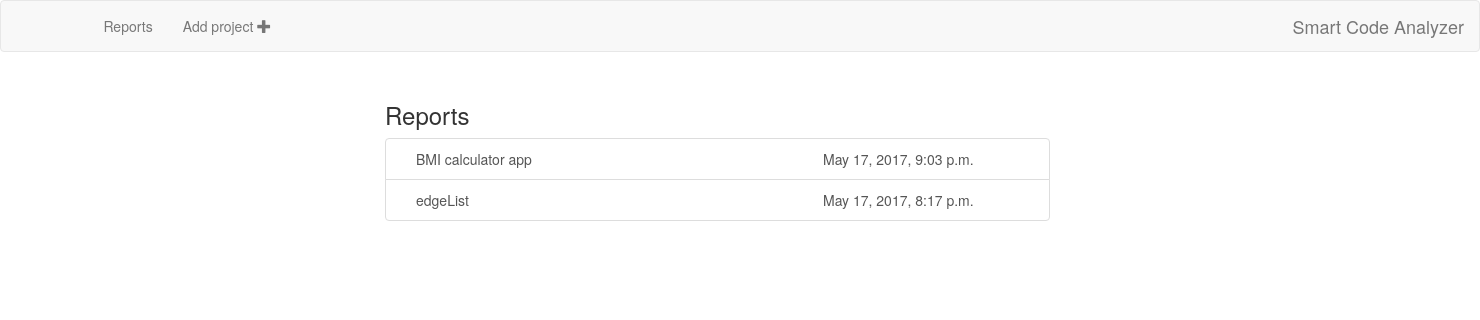
Before: /analyzer/ with the older database file.
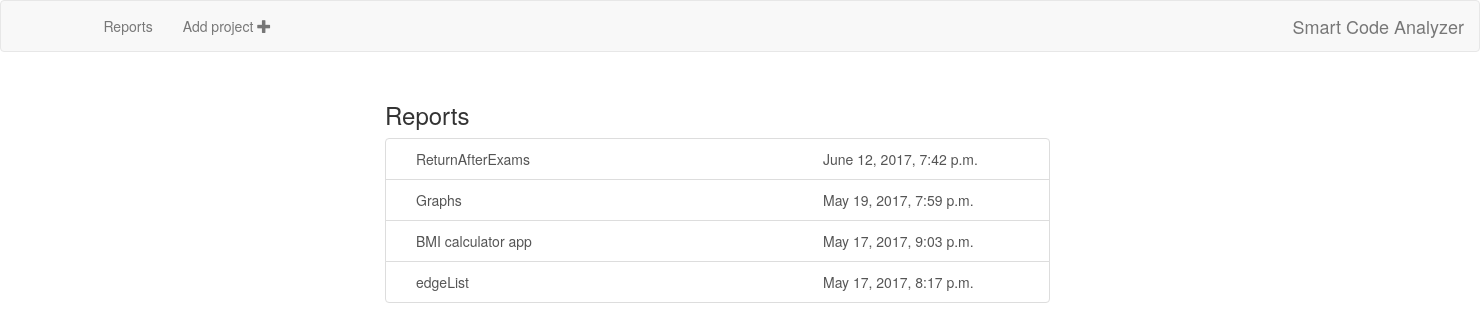
After: the same page with the newer database file.
### analyzer/models.py (models this page shows, shortened)
class Report(models.Model):
    name = models.CharField(max_length=200)
    date = models.DateTimeField(default=timezone.now)
    file = models.FileField(upload_to='reports/')

### analyzer/views.py (the view)
def reports(request):
    reports_list = Report.objects.order_by('-date')
    context = {'reports_list': reports_list}
    return render(request, 'analyzer/reports.html', context)

### templates/analyzer/reports.html
{% extends 'analyzer/base.html' %}
{% block content %}
<div class="container" id="reports">
    <h3>Reports</h3>
    {% if reports_list %}
    <div class="list-group">
        {% for report in reports_list %}
        <a href="{{ report.file }}" target="_blank" class="list-group-item col-sm-7"><span class="col-sm-8">{{ report.name }}</span><span>{{ report.date }}</span></a>
        {% endfor %}
    </div>
    {% else %}
        <p>There are no reports.</p>
        <a href="{% url 'analyzer:upload' %}" >Add some project</a>
    {% endif %}
</div>
{% endblock %}

### templates/analyzer/base.html (shortened to what this page needs)
<!DOCTYPE html>
<html lang="en">
<head>
    {% load staticfiles %}
    <link rel="stylesheet" href="https://maxcdn.bootstrapcdn.com/bootstrap/3.3.7/css/bootstrap.min.css">
    <link rel="stylesheet" type="text/css" href="{% static 'analyzer/style.css' %}"/>
</head>
<body>
    <nav class="navbar navbar-default">
      <div class="container-fluid">
          <ul class="nav navbar-nav">
            <li><a href="{% url 'analyzer:reports' %}">Reports</a></li>
            <li><a href="{% url 'analyzer:upload' %}" > Add project <span class="glyphicon glyphicon-plus"></span></a></li>
          </ul>
          <div class="nav navbar-nav navbar-right">
            <a class="navbar-brand" href="#">Smart Code Analyzer</a>
          </div>
      </div>
    </nav>
    {% block content %}
    {% endblock %}
</body>
</html>

### analyzer/static/analyzer/style.css (style rules this page uses)
.navbar-nav { margin-left: 5%; }
#reports { margin: 2% 25%; }

Changed rows visible on the page:
added Report: name "ReturnAfterExams", date "June 12, 2017, 7:42 p.m."
added Report: name "Graphs", date "May 19, 2017, 7:59 p.m."
